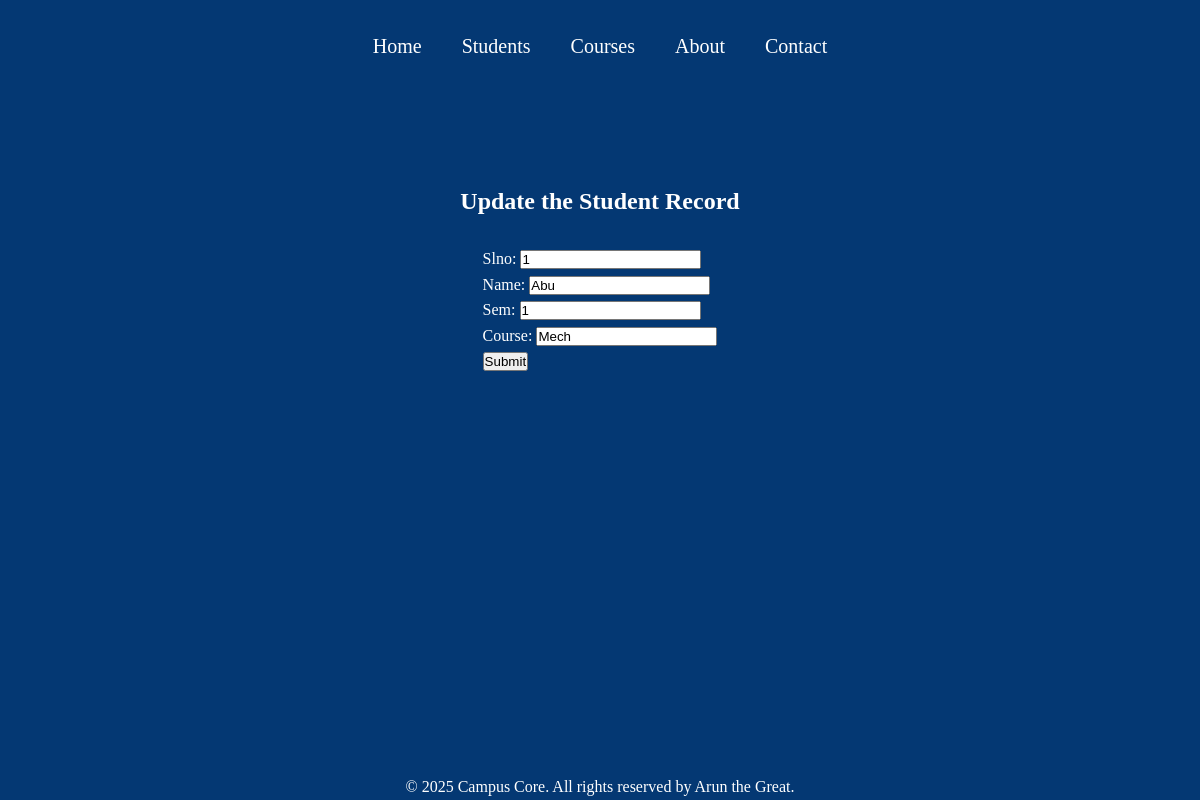
/students/update/222656, run on the app's committed database.
### students/models.py (models this page shows, shortened)
class Student(models.Model):
    slno=models.IntegerField(unique=True)
    name=models.CharField(max_length=40)
    sem=models.IntegerField()
    course=models.CharField(max_length=20)

### students/views.py (the view)
# urls.py: path('update/<int:sid>', views.student_update, name='update_Student')
def student_update(request, sid):
    record=Student.objects.get(id=sid)
    if request.method=='GET':
        form=StudentForm(instance=record) #Filled form with selected student record
        return render(request, 'students/update_form.html', {'form':form})
    else:
        form=StudentForm(request.POST,instance=record)
        if form.is_valid():
            form.save()
        return redirect('studentlist')

### students/forms.py
class StudentForm(forms.ModelForm):
    class Meta:
        model=Student
        fields='__all__'

### templates/students/update_form.html (shortened to what this page needs)
{% extends 'base.html' %}
{% load static %}
{% block content %}
<div class="container" id="updater">
<h2>Update the Student Record</h2><br>
<form method="POST">
    {{form.as_p}}
    <input type="submit" value="Submit"/>
</form>
</div>
{% endblock %}

### static/styles/base.css (style rules this page uses)
* { margin: 0; padding: 0; }
body { background-color: #043873; color: white; font-family: 'JetBrains mono'; line-height: 1.6; display: flex; flex-direction: column; min-height: 100vh; }
.container { display: flex; align-items: center; justify-content: center; padding: 10px; margin-top: 80px; }
#updater { flex-direction: column; }

### data on the page
Student: slno "1", name "Abu", sem "1", course "Mech"
